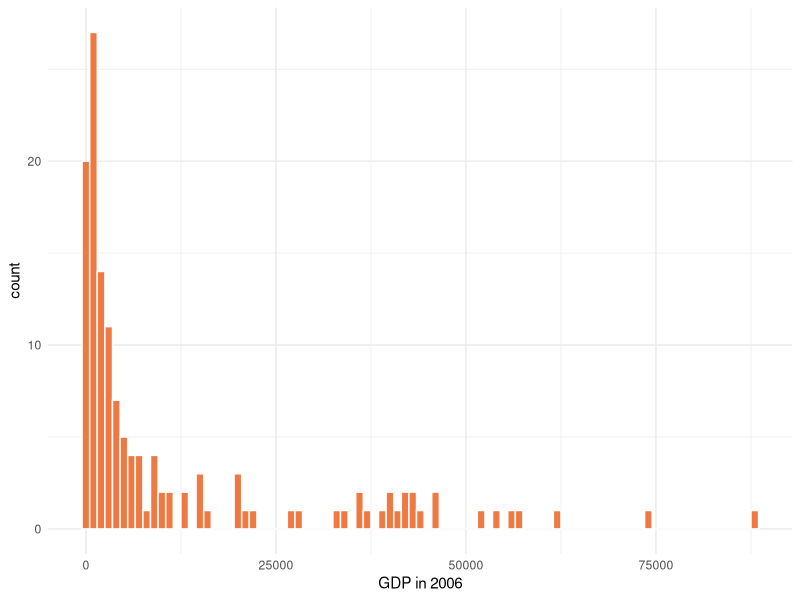
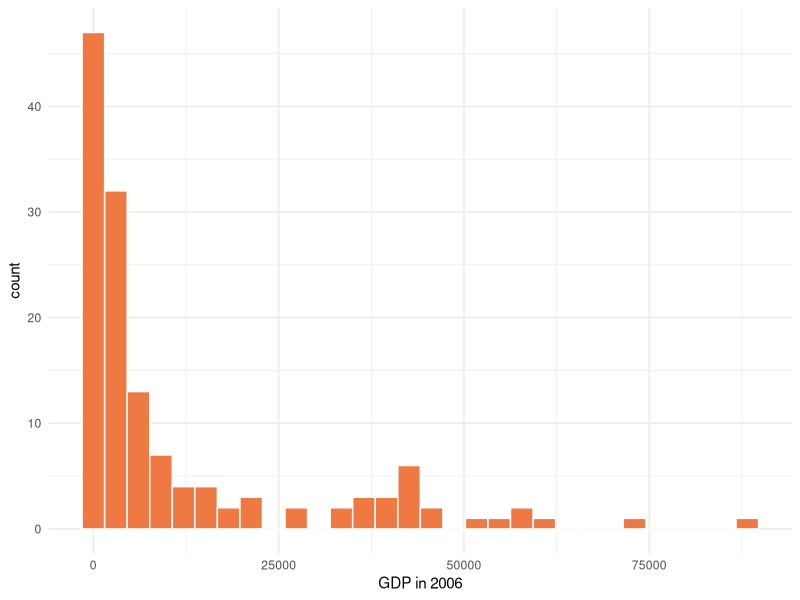
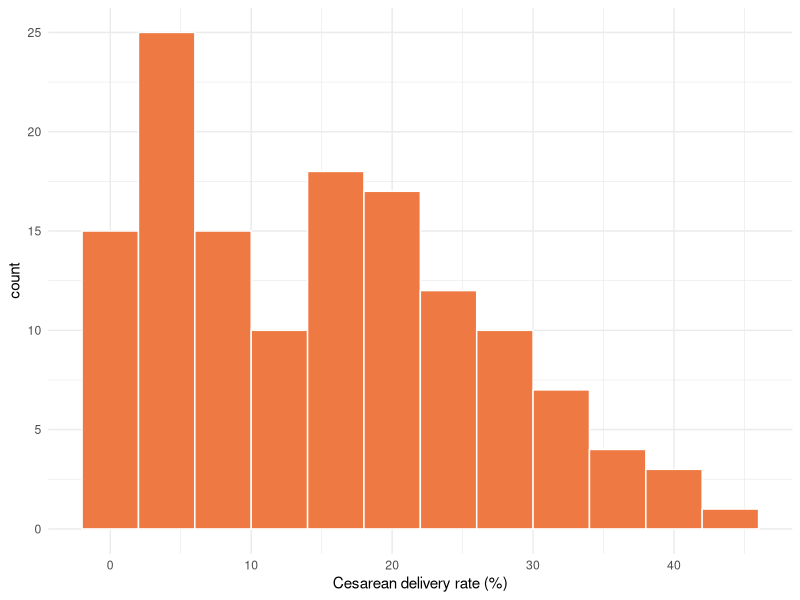
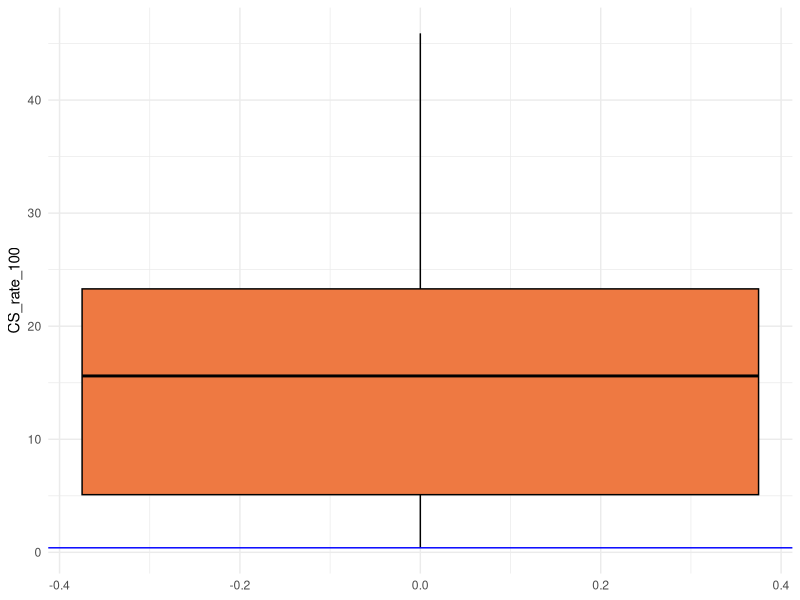
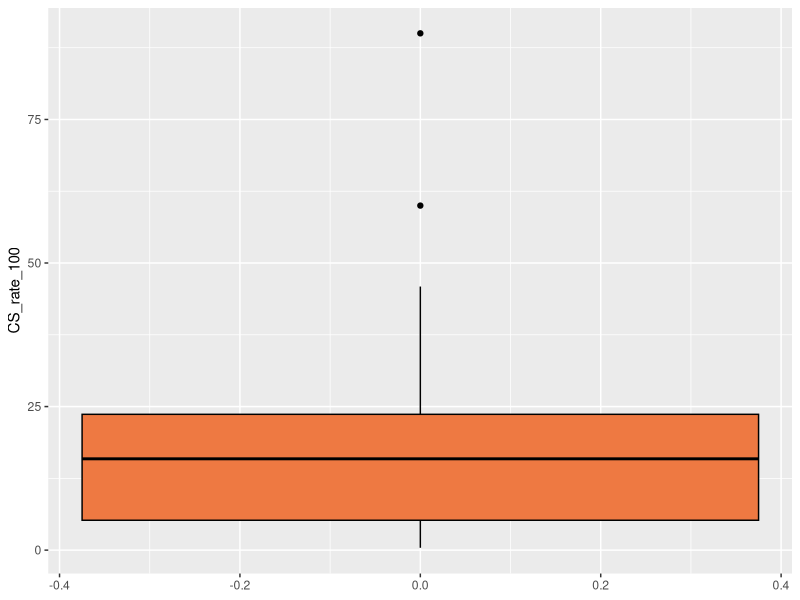

Reproduce these figures in R, in order.
## ---- chunk 1
library(readr)
library(dplyr)
library(ggplot2)
## ---- chunk 2
CS_data <- read_csv("../Data/Cesarean.csv")

# this code reorders the Factor variable `Income_Group` in the 
# order specified in this function. This will affect the order the ggplot
# panels are shown in question 8 when we use `facet_wrap()`.
CS_data$Income_Group <- forcats::fct_relevel(CS_data$Income_Group, 
                                            "Low income", "Lower middle income", 
                                            "Upper middle income", "High income: nonOECD", 
                                            "High income: OECD")

CS_data_new <- CS_data %>% mutate(CS_rate_100 = CS_rate*100)
## ---- chunk 3
rm(CS_data_new) #first, remove using rm() CS_data_new from the environment
CS_data %>% mutate(CS_rate_100 = CS_rate*100) #re-run code without assignment
names(CS_data)
## ---- chunk 4
CS_data <- CS_data %>% mutate(CS_rate_100 = CS_rate*100)
## ---- chunk 5
ggplot(data = CS_data, aes(x = GDP_2006)) +
  geom_histogram(col = "white", fill = "sienna2", binwidth = 1000) + 
  xlab("GDP in 2006") +
  theme_minimal() 
## ---- chunk 6
GDP_summary <- CS_data %>% summarize(mean_GDP = mean(GDP_2006))
GDP_summary
## ---- chunk 7
# use this code chunk to write your code.
## ---- chunk 8
ggplot(data = CS_data, aes(x = GDP_2006)) +
  geom_histogram(col = "white", fill = "sienna2") + 
  xlab("GDP in 2006") +
  theme_minimal() #+
  #geom_vline(aes(xintercept = ), lty=1) + 
  #geom_vline(aes(xintercept = ), lty=2) 
## ---- chunk 9
ggplot(data = CS_data, aes(x = CS_rate_100)) +
  geom_histogram(binwidth = 4, col = "white", fill = "sienna2") + 
  xlab("Cesarean delivery rate (%)") +
  theme_minimal()
## ---- chunk 10
# copy and paste your old ggplot code here and extend it using facet_wrap()
## ---- chunk 11
# your dplyr code followed by printing CS_summary to the screen
## ---- chunk 12
# your box plot code
## ---- chunk 13
# your dplyr code followed by printing five_num_summary to the screen
## ---- chunk 14
ggplot(data = CS_data, aes(y = CS_rate_100)) +
  geom_boxplot(col = "black", fill = "sienna2") +
  theme_minimal() + 
  geom_hline(aes(yintercept = 0.4), col = "blue")
## ---- chunk 15
out_data <- tibble::tribble(
  ~Country_Name, ~CS_rate_100,
  "Point 1", 90,
  "Point 2", 60
)

CS_data_plus_2 <- dplyr::full_join(CS_data, out_data)

ggplot(data = CS_data_plus_2, aes(y = CS_rate_100)) +
  geom_boxplot(col = "black", fill = "sienna2") 
